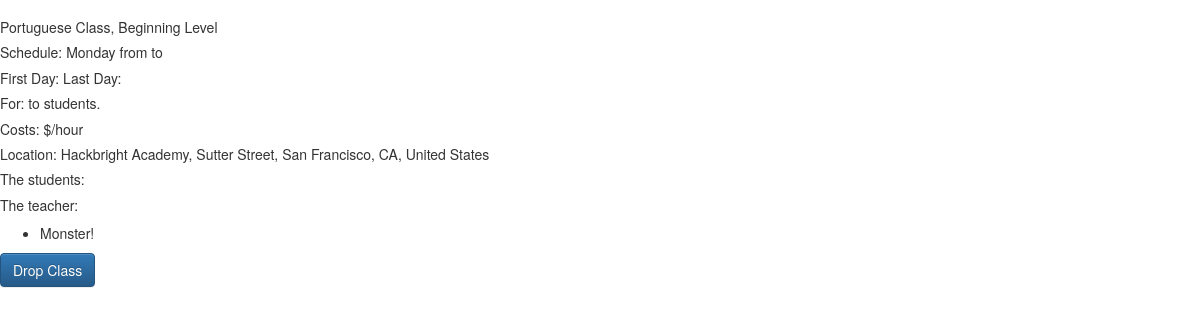
Before: /enrolled-in/14 (signed in) with the older database file.
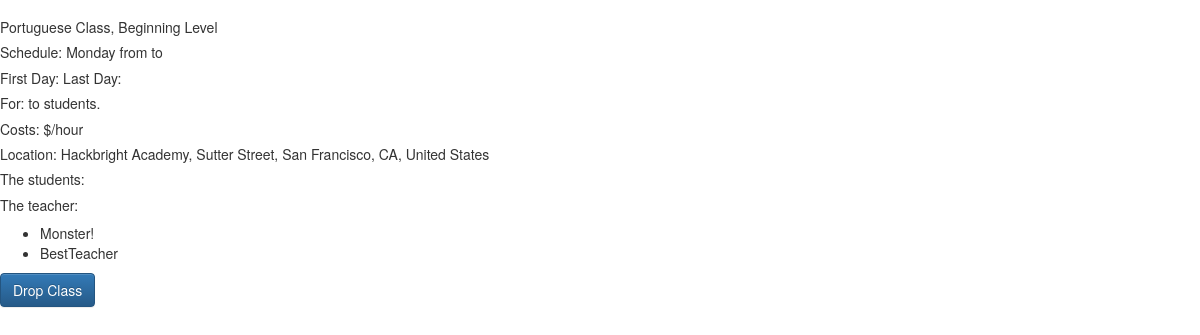
After: the same page with the newer database file.
### model.py (models this page shows, shortened)
class Classroom(db.Model):
    __tablename__ = "classes"
    class_id = db.Column(db.Integer, autoincrement=True, primary_key=True)
    class_name = db.Column(db.String(35), nullable=False)
    language = db.Column(db.String(40), nullable=False)
    level = db.Column(db.String, nullable=False)
    cost = db.Column(db.Integer, nullable=True)
    per_time = db.Column(db.String, nullable=False)
    min_students = db.Column(db.Integer, nullable=False)
    max_students = db.Column(db.Integer, nullable=False)
    address = db.Column(db.String, nullable=True)
    lat = db.Column(db.Float, nullable=True)
    lng = db.Column(db.Float, nullable=True)
    class_days = db.Column(db.String, nullable=False)
    start_date = db.Column(db.String, nullable=False)
    end_date = db.Column(db.String, nullable=True)
    start_time = db.Column(db.String, nullable=False)
    end_time = db.Column(db.String, nullable=False)
    def __repr__(self):
        return "<Class class_id={} language={}>".format(self.class_id, self.language)

class User(db.Model):
    __tablename__ = "users"
    user_id = db.Column(db.Integer, primary_key=True, autoincrement=True)
    username = db.Column(db.String(40), nullable=False)
    email = db.Column(db.String(100), nullable=False)
    password = db.Column(db.String(30), nullable=False)
    fname = db.Column(db.String(60))
    lname = db.Column(db.String(100))
    is_teacher = db.Column(db.Boolean, nullable=False)
    image = db.Column(db.String(150))
    bio = db.Column(db.String(300))

### server.py (the view)
@app.route('/enrolled-in/<url_id>')
def enrolled_in(url_id):
    returned_classes = db.session.query(Classroom).filter(Classroom.class_id==url_id).first()
    print "returned class info:"
    print returned_classes
    print returned_classes.class_name
    all_class = db.session.query(User).join(ClassUser).filter(ClassUser.class_id==url_id).all()
    return render_template("enrolled-in.html", returned_classes=returned_classes, url_id=url_id, all_class=all_class)

### templates/enrolled-in.html (shortened to what this page needs)
{% extends 'base.html' %}
{% block body %}
  <div>
    <h5>{{ returned_classes.language }} Class, {{ returned_classes.level }} Level</h5>
  </div>
  <div>
    <h5>Schedule: {{ returned_classes.class_days }} from {{ returned_classes.start_time }} to {{ returned_classes.end_time }}</h5>
  </div>
  <div>
    <h5>First Day: {{ returned_classes.start_date }} Last Day: {{ returned_classes.end_date }}</h5>
  </div>
  <div>
    <h5>For: {{ returned_classes.min_students }} to {{ returned_classes.max_students }} students.</h5>
  </div>
  <div>
    <h5>Costs: ${{ returned_classes.cost }}/{{ returned_classes.per_time }}</h5>
  </div>
  <div>
    <h5>Location: {{ returned_classes.address }} </h5>
  </div>
  <div>
    <h5>The students:</h5>
    <h5>The teacher:</h5>
      <ul>
        {% for stu in all_class %}
        {% if stu.is_teacher == 1 %}
        <li>{{ stu.username }}</li>
        {% endif %}
        {% endfor %}
        </ul>
  </div>
  <div>
    <form action="/join-class" method="POST" id="join">
      <button type="submit" class="btn btn-primary" name="join-it" id="join-it">Drop Class</button>
    </form>
  </div>
  {% endblock %}

### templates/base.html (shortened to what this page needs)
<!doctype html>
<html>
<head>
  <link href="https://maxcdn.bootstrapcdn.com/bootstrap/3.3.4/css/bootstrap.min.css" rel="stylesheet">
  <link href="/static/project.css" rel="stylesheet">
  <link rel="stylesheet" href="https://maxcdn.bootstrapcdn.com/bootstrap/3.3.5/css/bootstrap.min.css">
  <link rel="stylesheet" href="https://maxcdn.bootstrapcdn.com/bootstrap/3.3.5/css/bootstrap-theme.min.css">
</head>
<body>
  {% block body %}
  {% endblock %}
  </body>
</html>

Changed rows visible on the page:
added User: username "BestTeacher"
